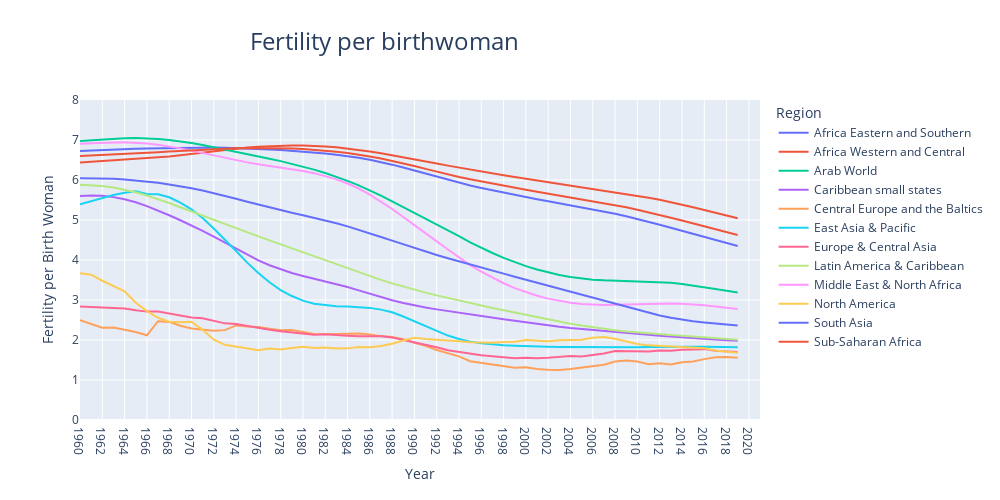
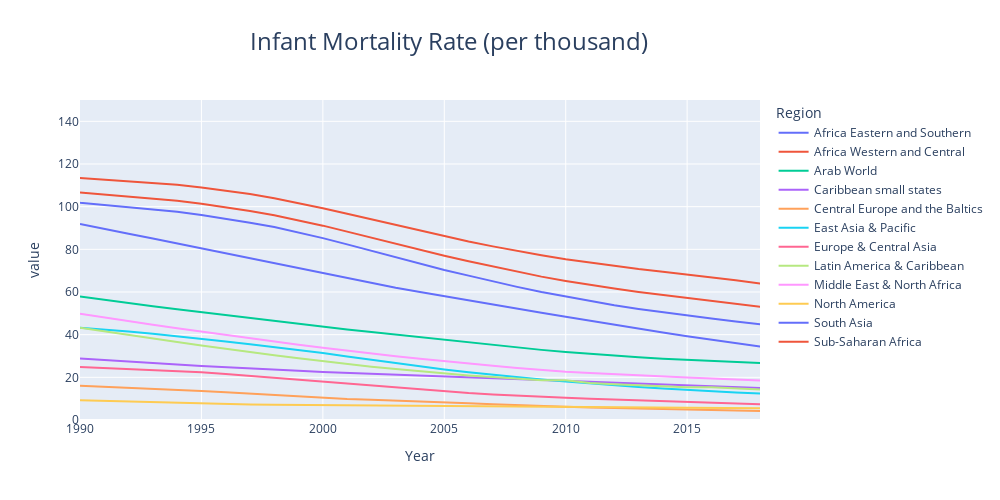

Source (notebook cell) for these figures, in order:
### Markdown cell above
### Infant Mortality Rate & Fertility Rate
* Let's look at regional & global scope

### Code cell
# Plot fertility by continents
df_fertility_continents = df_rearrange(df_data, 'Fertility rate, total (births per woman)', continents)

fig = px.line(df_fertility_continents, x="Year", y="value", color="Region"
            , title="Fertility per birthwoman", labels={"value":"Fertility per Birth Woman"})
fig.update_layout(
    autosize=False,
    width=1000,
    height=500,
    title_x=0.25,
    title_font_size=24
)
fig.update_yaxes(range=[0, 8])
fig.show()

# Mortality
df_mortality_continents = df_rearrange(df_data,  'Mortality rate, infant (per 1,000 live births)', continents)
df_mortality_continents['Year'] = df_fertility_continents['Year'].astype('int64')

fig = px.line(df_mortality_continents, x="Year", y="value", color="Region", title="Infant Mortality Rate (per thousand)")
fig.update_layout(
    autosize=False,
    width=1000,
    height=500,
    title_x=0.25,
    title_font_size=24
)
fig.update_xaxes(range=[1990, 2018])
fig.update_yaxes(range=[0, 150])

fig.show()

### Figure 1 — Plotly figure (JSON) as saved in the notebook; plotly's stock layout.template omitted (floating-point values rounded to 4 significant figures)
{"data": [{"hovertemplate": "Region=Africa Eastern and Southern<br>Year=%{x}<br>Fertility per Birth Woman=%{y}<extra></extra>", "legendgroup": "Africa Eastern and Southern", "line": {"color": "#636efa", "dash": "solid"}, "marker": {"symbol": "circle"}, "mode": "lines", "name": "Africa Eastern and Southern", "orientation": "v", "showlegend": true, "type": "scatter", "x": ["1960", "1961", "1962", "1963", "1964", "1965", "1966", "1967", "1968", "1969", "1970", "1971", "1972", "1973", "1974", "1975", "1976", "1977", "1978", "1979", "1980", "1981", "1982", "1983", "1984", "1985", "1986", "1987", "1988", "1989", "1990", "1991", "1992", "1993", "1994", "1995", "1996", "1997", "1998", "1999", "2000", "2001", "2002", "2003", "2004", "2005", "2006", "2007", "2008", "2009", "2010", "2011", "2012", "2013", "2014", "2015", "2016", "2017", "2018", "2019", "2020", "2021"], "xaxis": "x", "y": [6.723, 6.739, 6.753, 6.765, 6.775, 6.783, 6.79, 6.796, 6.801, 6.806, 6.81, 6.811, 6.811, 6.807, 6.8, 6.79, 6.777, 6.763, 6.748, 6.731, 6.713, 6.69, 6.663, 6.634, 6.598, 6.555, 6.506, 6.448, 6.384, 6.312, 6.235, 6.153, 6.073, 5.997, 5.927, 5.862, 5.801, 5.741, 5.684, 5.628, 5.573, 5.52, 5.468, 5.418, 5.369, 5.319, 5.267, 5.213, 5.155, 5.094, 5.028, 4.957, 4.882, 4.805, 4.726, 4.648, 4.57, 4.494, 4.42, 4.349, null, null], "yaxis": "y"}, {"hovertemplate": "Region=Africa Western and Central<br>Year=%{x}<br>Fertility per Birth Woman=%{y}<extra></extra>", "legendgroup": "Africa Western and Central", "line": {"color": "#EF553B", "dash": "solid"}, "marker": {"symbol": "circle"}, "mode": "lines", "name": "Africa Western and Central", "orientation": "v", "showlegend": true, "type": "scatter", "x": ["1960", "1961", "1962", "1963", "1964", "1965", "1966", "1967", "1968", "1969", "1970", "1971", "1972", "1973", "1974", "1975", "1976", "1977", "1978", "1979", "1980", "1981", "1982", "1983", "1984", "1985", "1986", "1987", "1988", "1989", "1990", "1991", "1992", "1993", "1994", "1995", "1996", "1997", "1998", "1999", "2000", "2001", "2002", "2003", "2004", "2005", "2006", "2007", "2008", "2009", "2010", "2011", "2012", "2013", "2014", "2015", "2016", "2017", "2018", "2019", "2020", "2021"], "xaxis": "x", "y": [6.439, 6.456, 6.471, 6.487, 6.503, 6.519, 6.538, 6.56, 6.587, 6.617, 6.651, 6.686, 6.722, 6.756, 6.786, 6.812, 6.832, 6.848, 6.858, 6.864, 6.862, 6.854, 6.839, 6.816, 6.788, 6.754, 6.714, 6.669, 6.621, 6.57, 6.518, 6.465, 6.412, 6.359, 6.307, 6.257, 6.208, 6.162, 6.117, 6.073, 6.031, 5.99, 5.949, 5.909, 5.868, 5.827, 5.784, 5.742, 5.699, 5.654, 5.608, 5.558, 5.504, 5.446, 5.384, 5.319, 5.252, 5.182, 5.113, 5.044, null, null], "yaxis": "y"}, {"hovertemplate": "Region=Arab World<br>Year=%{x}<br>Fertility per Birth Woman=%{y}<extra></extra>", "legendgroup": "Arab World", "line": {"color": "#00cc96", "dash": "solid"}, "marker": {"symbol": "circle"}, "mode": "lines", "name": "Arab World", "orientation": "v", "showlegend": true, "type": "scatter", "x": ["1960", "1961", "1962", "1963", "1964", "1965", "1966", "1967", "1968", "1969", "1970", "1971", "1972", "1973", "1974", "1975", "1976", "1977", "1978", "1979", "1980", "1981", "1982", "1983", "1984", "1985", "1986", "1987", "1988", "1989", "1990", "1991", "1992", "1993", "1994", "1995", "1996", "1997", "1998", "1999", "2000", "2001", "2002", "2003", "2004", "2005", "2006", "2007", "2008", "2009", "2010", "2011", "2012", "2013", "2014", "2015", "2016", "2017", "2018", "2019", "2020", "2021"], "xaxis": "x", "y": [6.977, 6.999, 7.019, 7.035, 7.046, 7.049, 7.043, 7.027, 7.002, 6.968, 6.925, 6.875, 6.82, 6.763, 6.705, 6.648, 6.59, 6.532, 6.472, 6.407, 6.337, 6.26, 6.175, 6.081, 5.978, 5.866, 5.741, 5.608, 5.468, 5.323, 5.187, 5.036, 4.904, 4.75, 4.599, 4.442, 4.304, 4.175, 4.054, 3.944, 3.846, 3.76, 3.687, 3.626, 3.576, 3.538, 3.509, 3.491, 3.481, 3.475, 3.47, 3.463, 3.451, 3.43, 3.402, 3.365, 3.322, 3.276, 3.231, 3.187, null, null], "yaxis": "y"}, {"hovertemplate": "Region=Caribbean small states<br>Year=%{x}<br>Fertility per Birth Woman=%{y}<extra></extra>", "legendgroup": "Caribbean small states", "line": {"color": "#ab63fa", "dash": "solid"}, "marker": {"symbol": "circle"}, "mode": "lines", "name": "Caribbean small states", "orientation": "v", "showlegend": true, "type": "scatter", "x": ["1960", "1961", "1962", "1963", "1964", "1965", "1966", "1967", "1968", "1969", "1970", "1971", "1972", "1973", "1974", "1975", "1976", "1977", "1978", "1979", "1980", "1981", "1982", "1983", "1984", "1985", "1986", "1987", "1988", "1989", "1990", "1991", "1992", "1993", "1994", "1995", "1996", "1997", "1998", "1999", "2000", "2001", "2002", "2003", "2004", "2005", "2006", "2007", "2008", "2009", "2010", "2011", "2012", "2013", "2014", "2015", "2016", "2017", "2018", "2019", "2020", "2021"], "xaxis": "x", "y": [5.6, 5.614, 5.604, 5.572, 5.517, 5.442, 5.348, 5.238, 5.119, 4.993, 4.863, 4.726, 4.582, 4.433, 4.28, 4.13, 3.993, 3.87, 3.763, 3.675, 3.601, 3.535, 3.469, 3.399, 3.323, 3.24, 3.155, 3.072, 2.996, 2.926, 2.866, 2.813, 2.766, 2.722, 2.681, 2.64, 2.601, 2.56, 2.52, 2.479, 2.438, 2.399, 2.362, 2.329, 2.298, 2.271, 2.247, 2.224, 2.201, 2.177, 2.153, 2.129, 2.106, 2.084, 2.064, 2.045, 2.028, 2.011, 1.995, 1.98, null, null], "yaxis": "y"}, {"hovertemplate": "Region=Central Europe and the Baltics<br>Year=%{x}<br>Fertility per Birth Woman=%{y}<extra></extra>", "legendgroup": "Central Europe and the Baltics", "line": {"color": "#FFA15A", "dash": "solid"}, "marker": {"symbol": "circle"}, "mode": "lines", "name": "Central Europe and the Baltics", "orientation": "v", "showlegend": true, "type": "scatter", "x": ["1960", "1961", "1962", "1963", "1964", "1965", "1966", "1967", "1968", "1969", "1970", "1971", "1972", "1973", "1974", "1975", "1976", "1977", "1978", "1979", "1980", "1981", "1982", "1983", "1984", "1985", "1986", "1987", "1988", "1989", "1990", "1991", "1992", "1993", "1994", "1995", "1996", "1997", "1998", "1999", "2000", "2001", "2002", "2003", "2004", "2005", "2006", "2007", "2008", "2009", "2010", "2011", "2012", "2013", "2014", "2015", "2016", "2017", "2018", "2019", "2020", "2021"], "xaxis": "x", "y": [2.497, 2.401, 2.309, 2.314, 2.259, 2.199, 2.119, 2.471, 2.453, 2.355, 2.289, 2.259, 2.234, 2.247, 2.364, 2.338, 2.322, 2.283, 2.246, 2.252, 2.194, 2.15, 2.141, 2.144, 2.164, 2.162, 2.138, 2.097, 2.078, 2.018, 1.931, 1.856, 1.751, 1.671, 1.59, 1.469, 1.429, 1.382, 1.338, 1.308, 1.318, 1.276, 1.253, 1.251, 1.276, 1.312, 1.342, 1.381, 1.463, 1.487, 1.462, 1.393, 1.416, 1.388, 1.443, 1.462, 1.522, 1.568, 1.575, 1.555, null, null], "yaxis": "y"}, {"hovertemplate": "Region=East Asia & Pacific<br>Year=%{x}<br>Fertility per Birth Woman=%{y}<extra></extra>", "legendgroup": "East Asia & Pacific", "line": {"color": "#19d3f3", "dash": "solid"}, "marker": {"symbol": "circle"}, "mode": "lines", "name": "East Asia & Pacific", "orientation": "v", "showlegend": true, "type": "scatter", "x": ["1960", "1961", "1962", "1963", "1964", "1965", "1966", "1967", "1968", "1969", "1970", "1971", "1972", "1973", "1974", "1975", "1976", "1977", "1978", "1979", "1980", "1981", "1982", "1983", "1984", "1985", "1986", "1987", "1988", "1989", "1990", "1991", "1992", "1993", "1994", "1995", "1996", "1997", "1998", "1999", "2000", "2001", "2002", "2003", "2004", "2005", "2006", "2007", "2008", "2009", "2010", "2011", "2012", "2013", "2014", "2015", "2016", "2017", "2018", "2019", "2020", "2021"], "xaxis": "x", "y": [5.394, 5.475, 5.549, 5.623, 5.681, 5.72, 5.65, 5.643, 5.569, 5.436, 5.267, 5.052, 4.788, 4.517, 4.226, 3.934, 3.675, 3.445, 3.247, 3.099, 2.984, 2.906, 2.867, 2.845, 2.836, 2.828, 2.803, 2.759, 2.693, 2.588, 2.472, 2.346, 2.224, 2.111, 2.027, 1.959, 1.916, 1.888, 1.866, 1.854, 1.851, 1.836, 1.828, 1.823, 1.82, 1.815, 1.819, 1.821, 1.82, 1.818, 1.82, 1.823, 1.828, 1.825, 1.827, 1.83, 1.829, 1.825, 1.822, 1.817, null, null], "yaxis": "y"}, {"hovertemplate": "Region=Europe & Central Asia<br>Year=%{x}<br>Fertility per Birth Woman=%{y}<extra></extra>", "legendgroup": "Europe & Central Asia", "line": {"color": "#FF6692", "dash": "solid"}, "marker": {"symbol": "circle"}, "mode": "lines", "name": "Europe & Central Asia", "orientation": "v", "showlegend": true, "type": "scatter", "x": ["1960", "1961", "1962", "1963", "1964", "1965", "1966", "1967", "1968", "1969", "1970", "1971", "1972", "1973", "1974", "1975", "1976", "1977", "1978", "1979", "1980", "1981", "1982", "1983", "1984", "1985", "1986", "1987", "1988", "1989", "1990", "1991", "1992", "1993", "1994", "1995", "1996", "1997", "1998", "1999", "2000", "2001", "2002", "2003", "2004", "2005", "2006", "2007", "2008", "2009", "2010", "2011", "2012", "2013", "2014", "2015", "2016", "2017", "2018", "2019", "2020", "2021"], "xaxis": "x", "y": [2.837, 2.824, 2.804, 2.798, 2.788, 2.742, 2.709, 2.715, 2.661, 2.61, 2.563, 2.543, 2.48, 2.416, 2.403, 2.348, 2.309, 2.255, 2.22, 2.194, 2.167, 2.133, 2.141, 2.131, 2.106, 2.091, 2.097, 2.092, 2.062, 2.001, 1.958, 1.893, 1.82, 1.742, 1.699, 1.654, 1.621, 1.593, 1.572, 1.547, 1.557, 1.542, 1.554, 1.57, 1.599, 1.59, 1.62, 1.664, 1.722, 1.721, 1.728, 1.714, 1.74, 1.73, 1.757, 1.765, 1.772, 1.73, 1.72, 1.702, null, null], "yaxis": "y"}, {"hovertemplate": "Region=Latin America & Caribbean<br>Year=%{x}<br>Fertility per Birth Woman=%{y}<extra></extra>", "legendgroup": "Latin America & Caribbean", "line": {"color": "#B6E880", "dash": "solid"}, "marker": {"symbol": "circle"}, "mode": "lines", "name": "Latin America & Caribbean", "orientation": "v", "showlegend": true, "type": "scatter", "x": ["1960", "1961", "1962", "1963", "1964", "1965", "1966", "1967", "1968", "1969", "1970", "1971", "1972", "1973", "1974", "1975", "1976", "1977", "1978", "1979", "1980", "1981", "1982", "1983", "1984", "1985", "1986", "1987", "1988", "1989", "1990", "1991", "1992", "1993", "1994", "1995", "1996", "1997", "1998", "1999", "2000", "2001", "2002", "2003", "2004", "2005", "2006", "2007", "2008", "2009", "2010", "2011", "2012", "2013", "2014", "2015", "2016", "2017", "2018", "2019", "2020", "2021"], "xaxis": "x", "y": [5.882, 5.871, 5.848, 5.811, 5.759, 5.693, 5.613, 5.522, 5.424, 5.32, 5.214, 5.105, 4.998, 4.892, 4.789, 4.688, 4.589, 4.491, 4.391, 4.292, 4.191, 4.09, 3.988, 3.887, 3.787, 3.689, 3.594, 3.503, 3.416, 3.334, 3.257, 3.184, 3.115, 3.049, 2.985, 2.923, 2.861, 2.801, 2.742, 2.684, 2.627, 2.569, 2.513, 2.459, 2.407, 2.36, 2.316, 2.277, 2.243, 2.212, 2.186, 2.163, 2.142, 2.122, 2.103, 2.084, 2.065, 2.046, 2.027, 2.009, null, null], "yaxis": "y"}, {"hovertemplate": "Region=Middle East & North Africa<br>Year=%{x}<br>Fertility per Birth Woman=%{y}<extra></extra>", "legendgroup": "Middle East & North Africa", "line": {"color": "#FF97FF", "dash": "solid"}, "marker": {"symbol": "circle"}, "mode": "lines", "name": "Middle East & North Africa", "orientation": "v", "showlegend": true, "type": "scatter", "x": ["1960", "1961", "1962", "1963", "1964", "1965", "1966", "1967", "1968", "1969", "1970", "1971", "1972", "1973", "1974", "1975", "1976", "1977", "1978", "1979", "1980", "1981", "1982", "1983", "1984", "1985", "1986", "1987", "1988", "1989", "1990", "1991", "1992", "1993", "1994", "1995", "1996", "1997", "1998", "1999", "2000", "2001", "2002", "2003", "2004", "2005", "2006", "2007", "2008", "2009", "2010", "2011", "2012", "2013", "2014", "2015", "2016", "2017", "2018", "2019", "2020", "2021"], "xaxis": "x", "y": [6.907, 6.922, 6.934, 6.941, 6.941, 6.932, 6.912, 6.88, 6.84, 6.791, 6.734, 6.673, 6.612, 6.549, 6.491, 6.44, 6.395, 6.354, 6.315, 6.274, 6.227, 6.171, 6.101, 6.016, 5.912, 5.787, 5.636, 5.465, 5.276, 5.074, 4.878, 4.664, 4.466, 4.261, 4.065, 3.874, 3.707, 3.555, 3.419, 3.297, 3.194, 3.106, 3.035, 2.979, 2.934, 2.902, 2.884, 2.877, 2.88, 2.886, 2.896, 2.904, 2.911, 2.91, 2.904, 2.889, 2.867, 2.839, 2.809, 2.776, null, null], "yaxis": "y"}, {"hovertemplate": "Region=North America<br>Year=%{x}<br>Fertility per Birth Woman=%{y}<extra></extra>", "legendgroup": "North America", "line": {"color": "#FECB52", "dash": "solid"}, "marker": {"symbol": "circle"}, "mode": "lines", "name": "North America", "orientation": "v", "showlegend": true, "type": "scatter", "x": ["1960", "1961", "1962", "1963", "1964", "1965", "1966", "1967", "1968", "1969", "1970", "1971", "1972", "1973", "1974", "1975", "1976", "1977", "1978", "1979", "1980", "1981", "1982", "1983", "1984", "1985", "1986", "1987", "1988", "1989", "1990", "1991", "1992", "1993", "1994", "1995", "1996", "1997", "1998", "1999", "2000", "2001", "2002", "2003", "2004", "2005", "2006", "2007", "2008", "2009", "2010", "2011", "2012", "2013", "2014", "2015", "2016", "2017", "2018", "2019", "2020", "2021"], "xaxis": "x", "y": [3.668, 3.632, 3.481, 3.346, 3.215, 2.932, 2.724, 2.555, 2.457, 2.444, 2.458, 2.254, 2.007, 1.88, 1.835, 1.779, 1.744, 1.789, 1.761, 1.803, 1.829, 1.801, 1.814, 1.787, 1.791, 1.826, 1.821, 1.853, 1.908, 1.989, 2.055, 2.025, 2.012, 1.987, 1.968, 1.943, 1.937, 1.928, 1.952, 1.957, 1.999, 1.978, 1.968, 1.995, 1.999, 2.005, 2.055, 2.073, 2.032, 1.968, 1.9, 1.866, 1.854, 1.83, 1.834, 1.815, 1.793, 1.738, 1.706, 1.681, null, null], "yaxis": "y"}, {"hovertemplate": "Region=South Asia<br>Year=%{x}<br>Fertility per Birth Woman=%{y}<extra></extra>", "legendgroup": "South Asia", "line": {"color": "#636efa", "dash": "solid"}, "marker": {"symbol": "circle"}, "mode": "lines", "name": "South Asia", "orientation": "v", "showlegend": true, "type": "scatter", "x": ["1960", "1961", "1962", "1963", "1964", "1965", "1966", "1967", "1968", "1969", "1970", "1971", "1972", "1973", "1974", "1975", "1976", "1977", "1978", "1979", "1980", "1981", "1982", "1983", "1984", "1985", "1986", "1987", "1988", "1989", "1990", "1991", "1992", "1993", "1994", "1995", "1996", "1997", "1998", "1999", "2000", "2001", "2002", "2003", "2004", "2005", "2006", "2007", "2008", "2009", "2010", "2011", "2012", "2013", "2014", "2015", "2016", "2017", "2018", "2019", "2020", "2021"], "xaxis": "x", "y": [6.045, 6.043, 6.039, 6.03, 6.014, 5.992, 5.964, 5.93, 5.89, 5.846, 5.795, 5.737, 5.673, 5.604, 5.531, 5.457, 5.383, 5.313, 5.246, 5.182, 5.119, 5.056, 4.989, 4.917, 4.84, 4.757, 4.668, 4.577, 4.484, 4.39, 4.3, 4.211, 4.125, 4.044, 3.964, 3.886, 3.811, 3.735, 3.659, 3.583, 3.507, 3.432, 3.357, 3.284, 3.21, 3.136, 3.06, 2.982, 2.903, 2.823, 2.746, 2.675, 2.611, 2.556, 2.509, 2.47, 2.438, 2.411, 2.385, 2.359, null, null], "yaxis": "y"}, {"hovertemplate": "Region=Sub-Saharan Africa<br>Year=%{x}<br>Fertility per Birth Woman=%{y}<extra></extra>", "legendgroup": "Sub-Saharan Africa", "line": {"color": "#EF553B", "dash": "solid"}, "marker": {"symbol": "circle"}, "mode": "lines", "name": "Sub-Saharan Africa", "orientation": "v", "showlegend": true, "type": "scatter", "x": ["1960", "1961", "1962", "1963", "1964", "1965", "1966", "1967", "1968", "1969", "1970", "1971", "1972", "1973", "1974", "1975", "1976", "1977", "1978", "1979", "1980", "1981", "1982", "1983", "1984", "1985", "1986", "1987", "1988", "1989", "1990", "1991", "1992", "1993", "1994", "1995", "1996", "1997", "1998", "1999", "2000", "2001", "2002", "2003", "2004", "2005", "2006", "2007", "2008", "2009", "2010", "2011", "2012", "2013", "2014", "2015", "2016", "2017", "2018", "2019", "2020", "2021"], "xaxis": "x", "y": [6.601, 6.617, 6.632, 6.646, 6.659, 6.671, 6.683, 6.696, 6.711, 6.727, 6.743, 6.759, 6.774, 6.786, 6.794, 6.799, 6.799, 6.798, 6.793, 6.785, 6.773, 6.757, 6.734, 6.707, 6.674, 6.635, 6.589, 6.536, 6.478, 6.415, 6.348, 6.277, 6.208, 6.141, 6.077, 6.018, 5.962, 5.908, 5.856, 5.805, 5.755, 5.707, 5.66, 5.613, 5.567, 5.521, 5.473, 5.423, 5.371, 5.317, 5.258, 5.195, 5.128, 5.058, 4.986, 4.913, 4.839, 4.765, 4.693, 4.623, null, null], "yaxis": "y"}], "layout": {"autosize": false, "height": 500, "legend": {"title": {"text": "Region"}, "tracegroupgap": 0}, "title": {"font": {"size": 24}, "text": "Fertility per birthwoman", "x": 0.25}, "width": 1000, "xaxis": {"anchor": "y", "domain": [0, 1], "title": {"text": "Year"}}, "yaxis": {"anchor": "x", "domain": [0, 1], "range": [0, 8], "title": {"text": "Fertility per Birth Woman"}}}}

### Figure 2 — Plotly figure (JSON) as saved in the notebook; plotly's stock layout.template omitted (floating-point values rounded to 4 significant figures)
{"data": [{"hovertemplate": "Region=Africa Eastern and Southern<br>Year=%{x}<br>value=%{y}<extra></extra>", "legendgroup": "Africa Eastern and Southern", "line": {"color": "#636efa", "dash": "solid"}, "marker": {"symbol": "circle"}, "mode": "lines", "name": "Africa Eastern and Southern", "orientation": "h", "showlegend": true, "type": "scatter", "x": [1960, 1961, 1962, 1963, 1964, 1965, 1966, 1967, 1968, 1969, 1970, 1971, 1972, 1973, 1974, 1975, 1976, 1977, 1978, 1979, 1980, 1981, 1982, 1983, 1984, 1985, 1986, 1987, 1988, 1989, 1990, 1991, 1992, 1993, 1994, 1995, 1996, 1997, 1998, 1999, 2000, 2001, 2002, 2003, 2004, 2005, 2006, 2007, 2008, 2009, 2010, 2011, 2012, 2013, 2014, 2015, 2016, 2017, 2018, 2019, 2020, 2021], "xaxis": "x", "y": [null, null, null, null, null, null, 136.0, 135.1, 131.5, 130.7, 130.0, 129.3, 128.4, 127.6, 126.8, 126.0, 125.2, 126.2, 125.0, 123.6, 122.1, 120.4, 118.7, 117.1, 115.5, 114.1, 112.9, 111.6, 110.5, 109.2, 101.8, 100.8, 99.73, 98.63, 97.58, 96.11, 94.35, 92.51, 90.42, 87.97, 85.26, 82.31, 79.25, 76.2, 73.22, 70.34, 67.67, 64.99, 62.41, 59.99, 57.8, 55.7, 53.76, 52.07, 50.48, 48.99, 47.58, 46.18, 44.86, 43.66, null, null], "yaxis": "y"}, {"hovertemplate": "Region=Africa Western and Central<br>Year=%{x}<br>value=%{y}<extra></extra>", "legendgroup": "Africa Western and Central", "line": {"color": "#EF553B", "dash": "solid"}, "marker": {"symbol": "circle"}, "mode": "lines", "name": "Africa Western and Central", "orientation": "h", "showlegend": true, "type": "scatter", "x": [1960, 1961, 1962, 1963, 1964, 1965, 1966, 1967, 1968, 1969, 1970, 1971, 1972, 1973, 1974, 1975, 1976, 1977, 1978, 1979, 1980, 1981, 1982, 1983, 1984, 1985, 1986, 1987, 1988, 1989, 1990, 1991, 1992, 1993, 1994, 1995, 1996, 1997, 1998, 1999, 2000, 2001, 2002, 2003, 2004, 2005, 2006, 2007, 2008, 2009, 2010, 2011, 2012, 2013, 2014, 2015, 2016, 2017, 2018, 2019, 2020, 2021], "xaxis": "x", "y": [null, null, null, null, 177.1, 173.8, 170.4, 165.2, 162.2, 159.2, 155.9, 152.6, 148.5, 145.0, 141.5, 137.9, 134.4, 131.1, 127.9, 125.2, 123.0, 121.2, 119.7, 118.6, 117.7, 117.0, 116.3, 115.6, 114.9, 114.2, 113.5, 112.7, 112.0, 111.1, 110.2, 109.0, 107.6, 105.9, 103.9, 101.7, 99.26, 96.68, 94.04, 91.38, 88.77, 86.16, 83.7, 81.39, 79.22, 77.22, 75.38, 73.74, 72.21, 70.78, 69.51, 68.24, 66.9, 65.54, 64.02, 62.55, null, null], "yaxis": "y"}, {"hovertemplate": "Region=Arab World<br>Year=%{x}<br>value=%{y}<extra></extra>", "legendgroup": "Arab World", "line": {"color": "#00cc96", "dash": "solid"}, "marker": {"symbol": "circle"}, "mode": "lines", "name": "Arab World", "orientation": "h", "showlegend": true, "type": "scatter", "x": [1960, 1961, 1962, 1963, 1964, 1965, 1966, 1967, 1968, 1969, 1970, 1971, 1972, 1973, 1974, 1975, 1976, 1977, 1978, 1979, 1980, 1981, 1982, 1983, 1984, 1985, 1986, 1987, 1988, 1989, 1990, 1991, 1992, 1993, 1994, 1995, 1996, 1997, 1998, 1999, 2000, 2001, 2002, 2003, 2004, 2005, 2006, 2007, 2008, 2009, 2010, 2011, 2012, 2013, 2014, 2015, 2016, 2017, 2018, 2019, 2020, 2021], "xaxis": "x", "y": [null, null, null, null, null, null, null, null, null, null, null, null, null, null, null, null, null, null, null, null, null, null, null, null, null, null, null, null, null, null, 57.95, 56.3, 54.78, 53.34, 51.88, 50.49, 49.1, 47.74, 46.4, 45.08, 43.79, 42.47, 41.21, 39.97, 38.75, 37.58, 36.39, 35.18, 34.01, 32.87, 31.83, 30.92, 30.13, 29.41, 28.76, 28.19, 27.63, 27.1, 26.61, 26.14, null, null], "yaxis": "y"}, {"hovertemplate": "Region=Caribbean small states<br>Year=%{x}<br>value=%{y}<extra></extra>", "legendgroup": "Caribbean small states", "line": {"color": "#ab63fa", "dash": "solid"}, "marker": {"symbol": "circle"}, "mode": "lines", "name": "Caribbean small states", "orientation": "h", "showlegend": true, "type": "scatter", "x": [1960, 1961, 1962, 1963, 1964, 1965, 1966, 1967, 1968, 1969, 1970, 1971, 1972, 1973, 1974, 1975, 1976, 1977, 1978, 1979, 1980, 1981, 1982, 1983, 1984, 1985, 1986, 1987, 1988, 1989, 1990, 1991, 1992, 1993, 1994, 1995, 1996, 1997, 1998, 1999, 2000, 2001, 2002, 2003, 2004, 2005, 2006, 2007, 2008, 2009, 2010, 2011, 2012, 2013, 2014, 2015, 2016, 2017, 2018, 2019, 2020, 2021], "xaxis": "x", "y": [null, null, null, null, null, null, null, null, null, null, null, null, null, null, null, null, null, null, null, null, null, null, null, null, null, null, null, null, null, null, 28.88, 28.09, 27.37, 26.67, 26.02, 25.36, 24.71, 24.13, 23.6, 23.06, 22.54, 22.13, 21.68, 21.29, 20.9, 20.56, 20.14, 19.81, 19.41, 19.01, 18.6, 18.17, 17.74, 17.3, 16.86, 16.36, 15.95, 15.47, 15.02, 14.57, null, null], "yaxis": "y"}, {"hovertemplate": "Region=Central Europe and the Baltics<br>Year=%{x}<br>value=%{y}<extra></extra>", "legendgroup": "Central Europe and the Baltics", "line": {"color": "#FFA15A", "dash": "solid"}, "marker": {"symbol": "circle"}, "mode": "lines", "name": "Central Europe and the Baltics", "orientation": "h", "showlegend": true, "type": "scatter", "x": [1960, 1961, 1962, 1963, 1964, 1965, 1966, 1967, 1968, 1969, 1970, 1971, 1972, 1973, 1974, 1975, 1976, 1977, 1978, 1979, 1980, 1981, 1982, 1983, 1984, 1985, 1986, 1987, 1988, 1989, 1990, 1991, 1992, 1993, 1994, 1995, 1996, 1997, 1998, 1999, 2000, 2001, 2002, 2003, 2004, 2005, 2006, 2007, 2008, 2009, 2010, 2011, 2012, 2013, 2014, 2015, 2016, 2017, 2018, 2019, 2020, 2021], "xaxis": "x", "y": [null, null, null, null, null, null, null, null, null, null, null, null, null, null, null, null, null, null, null, null, null, null, null, null, null, null, null, null, null, null, 16.11, 15.65, 15.22, 14.79, 14.26, 13.63, 13.0, 12.34, 11.65, 10.92, 10.33, 9.823, 9.512, 9.193, 8.851, 8.382, 7.909, 7.414, 6.932, 6.546, 6.176, 5.907, 5.629, 5.352, 5.055, 4.816, 4.577, 4.376, 4.172, 4.01, null, null], "yaxis": "y"}, {"hovertemplate": "Region=East Asia & Pacific<br>Year=%{x}<br>value=%{y}<extra></extra>", "legendgroup": "East Asia & Pacific", "line": {"color": "#19d3f3", "dash": "solid"}, "marker": {"symbol": "circle"}, "mode": "lines", "name": "East Asia & Pacific", "orientation": "h", "showlegend": true, "type": "scatter", "x": [1960, 1961, 1962, 1963, 1964, 1965, 1966, 1967, 1968, 1969, 1970, 1971, 1972, 1973, 1974, 1975, 1976, 1977, 1978, 1979, 1980, 1981, 1982, 1983, 1984, 1985, 1986, 1987, 1988, 1989, 1990, 1991, 1992, 1993, 1994, 1995, 1996, 1997, 1998, 1999, 2000, 2001, 2002, 2003, 2004, 2005, 2006, 2007, 2008, 2009, 2010, 2011, 2012, 2013, 2014, 2015, 2016, 2017, 2018, 2019, 2020, 2021], "xaxis": "x", "y": [null, null, null, null, null, null, null, null, null, null, null, null, null, null, null, null, null, null, null, null, null, null, null, null, null, null, null, null, null, null, 43.3, 42.5, 41.5, 40.4, 39.3, 38, 36.8, 35.5, 34.2, 32.8, 31.4, 29.8, 28.2, 26.6, 25.3, 23.7, 22.4, 21.2, 20.2, 19, 18, 17.1, 16.3, 15.5, 14.8, 14.1, 13.5, 12.9, 12.4, 11.9, null, null], "yaxis": "y"}, {"hovertemplate": "Region=Europe & Central Asia<br>Year=%{x}<br>value=%{y}<extra></extra>", "legendgroup": "Europe & Central Asia", "line": {"color": "#FF6692", "dash": "solid"}, "marker": {"symbol": "circle"}, "mode": "lines", "name": "Europe & Central Asia", "orientation": "h", "showlegend": true, "type": "scatter", "x": [1960, 1961, 1962, 1963, 1964, 1965, 1966, 1967, 1968, 1969, 1970, 1971, 1972, 1973, 1974, 1975, 1976, 1977, 1978, 1979, 1980, 1981, 1982, 1983, 1984, 1985, 1986, 1987, 1988, 1989, 1990, 1991, 1992, 1993, 1994, 1995, 1996, 1997, 1998, 1999, 2000, 2001, 2002, 2003, 2004, 2005, 2006, 2007, 2008, 2009, 2010, 2011, 2012, 2013, 2014, 2015, 2016, 2017, 2018, 2019, 2020, 2021], "xaxis": "x", "y": [null, null, null, null, null, null, null, null, null, null, null, null, null, null, null, null, null, null, null, null, null, null, null, null, null, null, null, null, null, null, 24.9, 24.4, 24, 23.6, 23.1, 22.4, 21.6, 20.7, 19.7, 18.8, 17.8, 16.8, 15.9, 15, 14.1, 13.3, 12.6, 12, 11.4, 10.9, 10.4, 10, 9.6, 9.2, 8.8, 8.4, 8, 7.6, 7.3, 7, null, null], "yaxis": "y"}, {"hovertemplate": "Region=Latin America & Caribbean<br>Year=%{x}<br>value=%{y}<extra></extra>", "legendgroup": "Latin America & Caribbean", "line": {"color": "#B6E880", "dash": "solid"}, "marker": {"symbol": "circle"}, "mode": "lines", "name": "Latin America & Caribbean", "orientation": "h", "showlegend": true, "type": "scatter", "x": [1960, 1961, 1962, 1963, 1964, 1965, 1966, 1967, 1968, 1969, 1970, 1971, 1972, 1973, 1974, 1975, 1976, 1977, 1978, 1979, 1980, 1981, 1982, 1983, 1984, 1985, 1986, 1987, 1988, 1989, 1990, 1991, 1992, 1993, 1994, 1995, 1996, 1997, 1998, 1999, 2000, 2001, 2002, 2003, 2004, 2005, 2006, 2007, 2008, 2009, 2010, 2011, 2012, 2013, 2014, 2015, 2016, 2017, 2018, 2019, 2020, 2021], "xaxis": "x", "y": [null, null, null, null, null, null, null, null, null, null, null, null, null, null, null, null, null, null, null, null, null, null, null, null, null, null, null, null, null, null, 43.3, 41.7, 40, 38.3, 36.6, 34.9, 33.3, 31.8, 30.3, 28.9, 27.5, 26.2, 25, 23.9, 22.8, 21.8, 20.9, 20.1, 19.3, 18.6, 18.6, 17.4, 16.8, 16.3, 15.8, 15.4, 15.4, 14.7, 14.3, 13.9, null, null], "yaxis": "y"}, {"hovertemplate": "Region=Middle East & North Africa<br>Year=%{x}<br>value=%{y}<extra></extra>", "legendgroup": "Middle East & North Africa", "line": {"color": "#FF97FF", "dash": "solid"}, "marker": {"symbol": "circle"}, "mode": "lines", "name": "Middle East & North Africa", "orientation": "h", "showlegend": true, "type": "scatter", "x": [1960, 1961, 1962, 1963, 1964, 1965, 1966, 1967, 1968, 1969, 1970, 1971, 1972, 1973, 1974, 1975, 1976, 1977, 1978, 1979, 1980, 1981, 1982, 1983, 1984, 1985, 1986, 1987, 1988, 1989, 1990, 1991, 1992, 1993, 1994, 1995, 1996, 1997, 1998, 1999, 2000, 2001, 2002, 2003, 2004, 2005, 2006, 2007, 2008, 2009, 2010, 2011, 2012, 2013, 2014, 2015, 2016, 2017, 2018, 2019, 2020, 2021], "xaxis": "x", "y": [null, null, null, null, null, null, null, null, null, null, null, null, null, null, null, null, null, null, null, null, null, null, null, null, null, null, null, null, null, null, 49.8, 48, 46.3, 44.6, 43, 41.4, 39.9, 38.3, 36.8, 35.3, 33.9, 32.5, 31.2, 29.9, 28.7, 27.5, 26.4, 25.4, 24.4, 23.4, 22.6, 22, 21.4, 20.8, 20.3, 19.9, 19.4, 18.9, 18.5, 18.1, null, null], "yaxis": "y"}, {"hovertemplate": "Region=North America<br>Year=%{x}<br>value=%{y}<extra></extra>", "legendgroup": "North America", "line": {"color": "#FECB52", "dash": "solid"}, "marker": {"symbol": "circle"}, "mode": "lines", "name": "North America", "orientation": "h", "showlegend": true, "type": "scatter", "x": [1960, 1961, 1962, 1963, 1964, 1965, 1966, 1967, 1968, 1969, 1970, 1971, 1972, 1973, 1974, 1975, 1976, 1977, 1978, 1979, 1980, 1981, 1982, 1983, 1984, 1985, 1986, 1987, 1988, 1989, 1990, 1991, 1992, 1993, 1994, 1995, 1996, 1997, 1998, 1999, 2000, 2001, 2002, 2003, 2004, 2005, 2006, 2007, 2008, 2009, 2010, 2011, 2012, 2013, 2014, 2015, 2016, 2017, 2018, 2019, 2020, 2021], "xaxis": "x", "y": [null, null, null, null, null, null, null, null, null, null, null, null, null, null, null, null, null, null, null, null, null, null, null, null, null, null, null, null, null, null, 9.2, 8.9, 8.6, 8.3, 8, 7.7, 7.5, 7.3, 7.2, 7.1, 7, 6.9, 6.8, 6.8, 6.7, 6.6, 6.5, 6.5, 6.4, 6.2, 6.1, 6, 5.9, 5.8, 5.8, 5.7, 5.7, 5.6, 5.5, 5.4, null, null], "yaxis": "y"}, {"hovertemplate": "Region=South Asia<br>Year=%{x}<br>value=%{y}<extra></extra>", "legendgroup": "South Asia", "line": {"color": "#636efa", "dash": "solid"}, "marker": {"symbol": "circle"}, "mode": "lines", "name": "South Asia", "orientation": "h", "showlegend": true, "type": "scatter", "x": [1960, 1961, 1962, 1963, 1964, 1965, 1966, 1967, 1968, 1969, 1970, 1971, 1972, 1973, 1974, 1975, 1976, 1977, 1978, 1979, 1980, 1981, 1982, 1983, 1984, 1985, 1986, 1987, 1988, 1989, 1990, 1991, 1992, 1993, 1994, 1995, 1996, 1997, 1998, 1999, 2000, 2001, 2002, 2003, 2004, 2005, 2006, 2007, 2008, 2009, 2010, 2011, 2012, 2013, 2014, 2015, 2016, 2017, 2018, 2019, 2020, 2021], "xaxis": "x", "y": [null, null, null, null, null, null, null, null, null, null, null, null, null, null, null, null, null, null, null, null, null, null, null, null, null, null, null, null, null, null, 91.9, 89.5, 87.3, 85.1, 82.8, 80.5, 78.2, 75.8, 73.4, 71, 68.7, 66.4, 64.2, 62, 60, 58, 56.1, 54.1, 52.2, 50.3, 48.4, 46.5, 44.6, 42.8, 41, 39.3, 37.6, 36, 34.5, 33.1, null, null], "yaxis": "y"}, {"hovertemplate": "Region=Sub-Saharan Africa<br>Year=%{x}<br>value=%{y}<extra></extra>", "legendgroup": "Sub-Saharan Africa", "line": {"color": "#EF553B", "dash": "solid"}, "marker": {"symbol": "circle"}, "mode": "lines", "name": "Sub-Saharan Africa", "orientation": "h", "showlegend": true, "type": "scatter", "x": [1960, 1961, 1962, 1963, 1964, 1965, 1966, 1967, 1968, 1969, 1970, 1971, 1972, 1973, 1974, 1975, 1976, 1977, 1978, 1979, 1980, 1981, 1982, 1983, 1984, 1985, 1986, 1987, 1988, 1989, 1990, 1991, 1992, 1993, 1994, 1995, 1996, 1997, 1998, 1999, 2000, 2001, 2002, 2003, 2004, 2005, 2006, 2007, 2008, 2009, 2010, 2011, 2012, 2013, 2014, 2015, 2016, 2017, 2018, 2019, 2020, 2021], "xaxis": "x", "y": [null, null, null, null, null, null, null, null, null, null, null, null, null, null, null, null, null, null, null, null, null, null, null, null, null, null, null, null, null, null, 106.6, 105.7, 104.8, 103.8, 102.8, 101.4, 99.8, 98, 96, 93.7, 91.1, 88.3, 85.4, 82.5, 79.7, 77, 74.4, 71.9, 69.5, 67.2, 65.2, 63.3, 61.6, 60, 58.6, 57.2, 55.8, 54.4, 53, 51.7, null, null], "yaxis": "y"}], "layout": {"autosize": false, "height": 500, "legend": {"title": {"text": "Region"}, "tracegroupgap": 0}, "title": {"font": {"size": 24}, "text": "Infant Mortality Rate (per thousand)", "x": 0.25}, "width": 1000, "xaxis": {"anchor": "y", "domain": [0, 1], "range": [1990, 2018], "title": {"text": "Year"}}, "yaxis": {"anchor": "x", "domain": [0, 1], "range": [0, 150], "title": {"text": "value"}}}}
